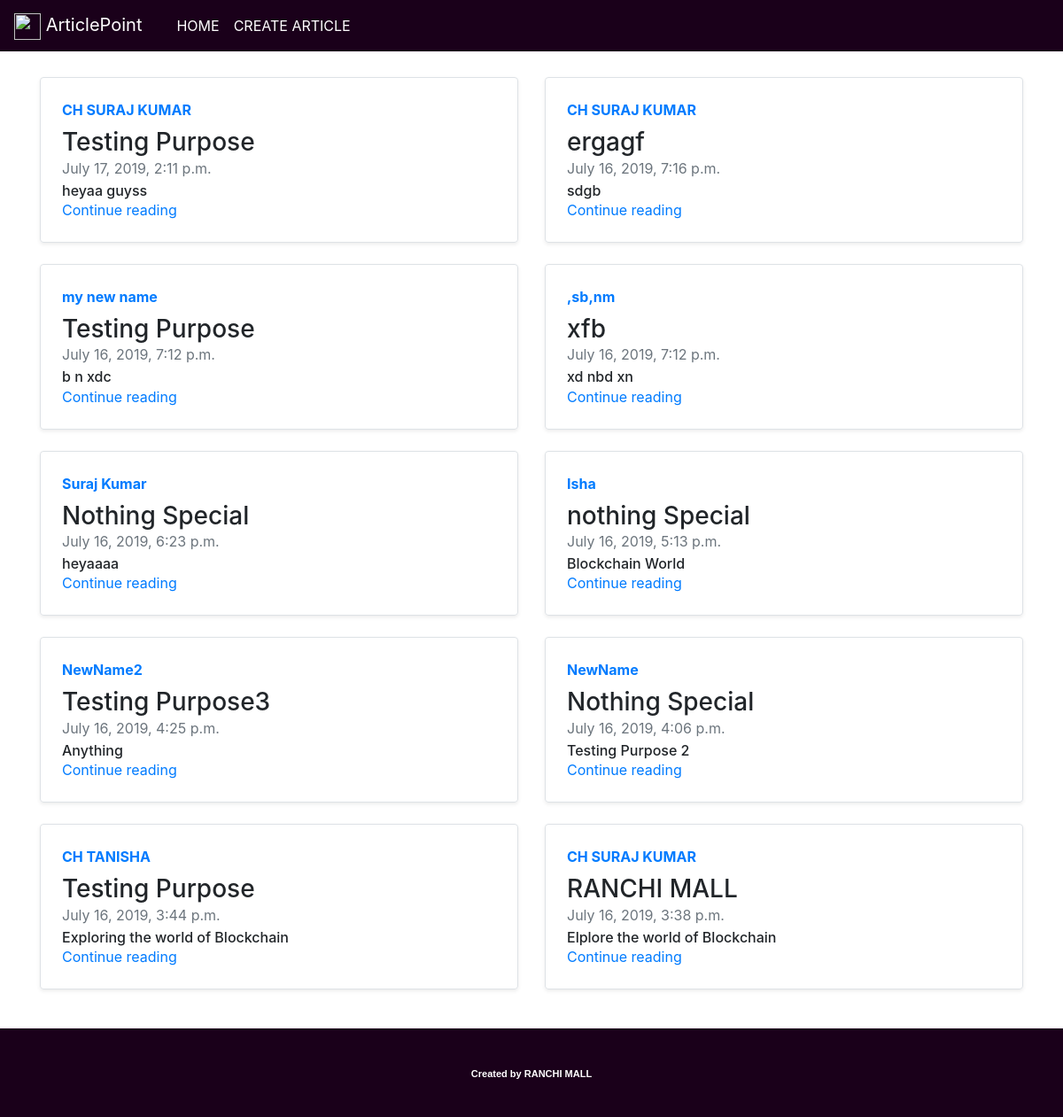
The page / on the database its author committed.
### article/models.py (models this page shows, shortened)
class Blogpost(models.Model):
	post_id=models.AutoField(primary_key=True)
	author_name=models.CharField(max_length=50)
	headline=models.CharField(max_length=500,default='')
	sub_heading=models.CharField(max_length=500,default='')
	chead1=models.CharField(max_length=5000,default='')
	pub_date=models.DateTimeField(default=datetime.now)
	class Meta:
		ordering=['-pub_date']

### article/views.py (the view)
# urls.py: path('',views.posts,name='posts'),
def posts(request):
	myposts=Blogpost.objects.all()
	return render(request,'article/art.html',{'myposts':myposts})

### article/templates/article/art.html (shortened to what this page needs)
{% extends "article/home.html" %}
{% block content %}
<div class="container mt-3">
<div class="row my-2">
{% for item in myposts %}
    <div class="col-md-6">
      <div class="row no-gutters border rounded overflow-hidden flex-md-row mb-4 shadow-sm h-md-250 position-relative">
        <div class="col p-4 d-flex flex-column position-static">
          <strong class="d-inline-block mb-2 text-primary">{{item.author_name}}</strong>
          <h3 class="mb-0">{{item.headline}}</h3>
          <div class="mb-1 text-muted">{{item.pub_date}}</div>
          <h6 class="card-text mb-auto">{{item.sub_heading}}</h6>
          <a href="/blogpost/{{item.post_id}}" class="stretched-link">Continue reading</a>
        </div>
      </div>
    </div>
{% endfor %}
</div>
{% endblock content %}

### article/templates/article/home.html (shortened to what this page needs)
<!DOCTYPE html>
<html>
<head>
    <link rel="stylesheet" href="https://stackpath.bootstrapcdn.com/bootstrap/4.3.1/css/bootstrap.min.css">
</head>
<body>
	<nav class="navbar navbar-expand-lg fixed-top navbar-light" style="background-color: #1a001a;">
	  <a class="navbar-brand" href="#">
         <img src="/docs/4.3/assets/brand/bootstrap-solid.svg" width="30" height="30" alt="">
         ArticlePoint
  	  </a>
	  <div class="container">
	  <div class="collapse navbar-collapse" id="navbarNav">
	    <ul class="navbar-nav">
	      <li class="nav-item active">
	        <a class="nav-item nav-link" href="{% url 'posts' %}">HOME <span class="sr-only">(current)</span></a>
	      </li>
	      <li class="nav-item">
	        <a class="nav-item nav-link" href="{% url 'newposts' %}">CREATE ARTICLE</a>
	      </li>
	    </ul>
	  </div>
	  </div>
	</nav>
	<section  data-overlay="" style="padding-top: 71.075px !important;">
	{% block content %}
	{% endblock %}
	</section>
<footer class="text-center">
  <br><br>
  <p>Created by RANCHI MALL</p>
</footer>
</body>
</html>

### article/templates/article/home.html (style rules this page uses)
.navbar li a, .navbar .navbar-brand { color: #fff !important; }
footer { color: #fff; text-decoration: none; background-color: #1a001a; height: 100px; width: 100%; left:0; bottom: 0; margin-top: 10px; text-align: center; margin: 0px 0px 0px 0px; font-family: arial, helvetica; font-weight: bold ; font-size: 11px; vertical-align: bottom; padding-top: 10px; margin-top: 20px; }

### rows shown on the page
Blogpost: author_name "CH SURAJ KUMAR", headline "Testing Purpose", pub_date "July 17, 2019, 2:11 p.m.", sub_heading "heyaa guyss"
Blogpost: author_name "CH SURAJ KUMAR", headline "ergagf", pub_date "July 16, 2019, 7:16 p.m.", sub_heading "sdgb"
Blogpost: author_name "my new name", headline "Testing Purpose", pub_date "July 16, 2019, 7:12 p.m.", sub_heading "b n xdc"
Blogpost: author_name ",sb,nm", headline "xfb", pub_date "July 16, 2019, 7:12 p.m.", sub_heading "xd nbd xn"
Blogpost: author_name "Suraj Kumar", headline "Nothing Special", pub_date "July 16, 2019, 6:23 p.m.", sub_heading "heyaaaa"
Blogpost: author_name "Isha", headline "nothing Special", pub_date "July 16, 2019, 5:13 p.m.", sub_heading "Blockchain World"
Blogpost: author_name "NewName2", headline "Testing Purpose3", pub_date "July 16, 2019, 4:25 p.m.", sub_heading "Anything"
Blogpost: author_name "NewName", headline "Nothing Special", pub_date "July 16, 2019, 4:06 p.m.", sub_heading "Testing Purpose 2"
Blogpost: author_name "CH TANISHA", headline "Testing Purpose", pub_date "July 16, 2019, 3:44 p.m.", sub_heading "Exploring the world of Blockchain"
Blogpost: author_name "CH SURAJ KUMAR", headline "RANCHI MALL", pub_date "July 16, 2019, 3:38 p.m.", sub_heading "Elplore the world of Blockchain"
